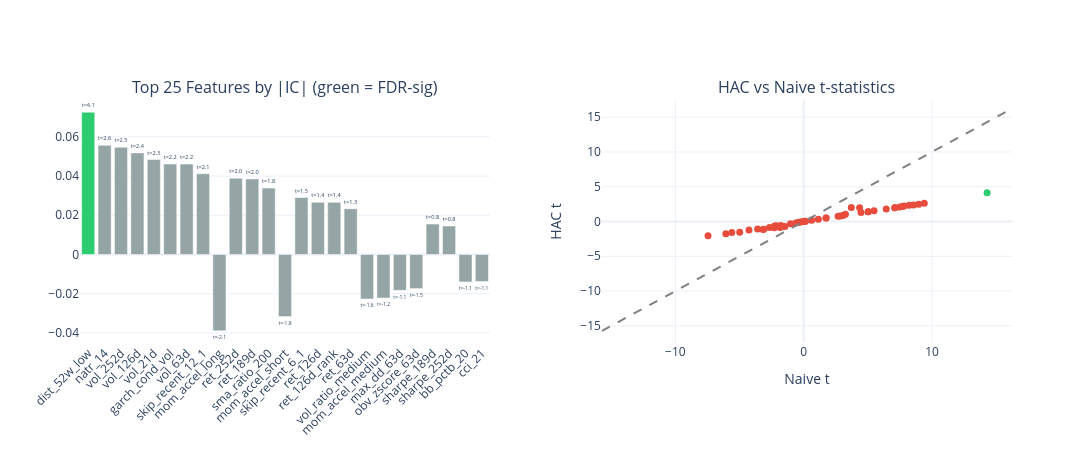

Write notebook code for a chart like this one.
### Code cell
top_n = min(25, len(eval_summary))
top = eval_summary.head(top_n)

fig = make_subplots(
    rows=1,
    cols=2,
    subplot_titles=[
        f"Top {top_n} Features by |IC| (green = FDR-sig)",
        "HAC vs Naive t-statistics",
    ],
    horizontal_spacing=0.12,
)

# Panel 1: IC bar chart
colors = ["#2ecc71" if s else "#95a5a6" for s in top["fdr_sig"].to_list()]
fig.add_trace(
    go.Bar(
        x=top["feature"].to_list(),
        y=top["ic_mean"].to_list(),
        marker_color=colors,
        text=[f"t={t:.1f}" for t in top["hac_t"].to_list()],
        textposition="outside",
        showlegend=False,
    ),
    row=1,
    col=1,
)

# Panel 2: HAC scatter
fig.add_trace(
    go.Scatter(
        x=eval_summary["naive_t"].to_list(),
        y=eval_summary["hac_t"].to_list(),
        mode="markers",
        marker=dict(
            color=["#2ecc71" if s else "#e74c3c" for s in eval_summary["fdr_sig"].to_list()],
            size=7,
        ),
        text=eval_summary["feature"].to_list(),
        showlegend=False,
    ),
    row=1,
    col=2,
)
max_t = (
    max(
        eval_summary["naive_t"].cast(pl.Float64, strict=False).abs().max() or 1.0,
        eval_summary["hac_t"].cast(pl.Float64, strict=False).abs().max() or 1.0,
    )
    * 1.1
)
fig.add_trace(
    go.Scatter(
        x=[-max_t, max_t],
        y=[-max_t, max_t],
        mode="lines",
        line=dict(dash="dash", color="gray"),
        showlegend=False,
    ),
    row=1,
    col=2,
)

fig.update_layout(template="plotly_white", height=450, width=1100)
fig.update_xaxes(tickangle=-45, row=1, col=1)
fig.update_xaxes(title_text="Naive t", row=1, col=2)
fig.update_yaxes(title_text="HAC t", row=1, col=2)
fig.show()

### Figure 1 — Plotly figure (JSON) as saved in the notebook; plotly's stock layout.template omitted (floating-point values rounded to 4 significant figures)
{"data": [{"marker": {"color": ["#2ecc71", "#95a5a6", "#95a5a6", "#95a5a6", "#95a5a6", "#95a5a6", "#95a5a6", "#95a5a6", "#95a5a6", "#95a5a6", "#95a5a6", "#95a5a6", "#95a5a6", "#95a5a6", "#95a5a6", "#95a5a6", "#95a5a6", "#95a5a6", "#95a5a6", "#95a5a6", "#95a5a6", "#95a5a6", "#95a5a6", "#95a5a6", "#95a5a6"]}, "showlegend": false, "text": ["t=4.1", "t=2.6", "t=2.5", "t=2.4", "t=2.3", "t=2.2", "t=2.2", "t=2.1", "t=-2.1", "t=2.0", "t=2.0", "t=1.8", "t=-1.8", "t=1.5", "t=1.4", "t=1.4", "t=1.3", "t=-1.6", "t=-1.2", "t=-1.1", "t=-1.5", "t=0.8", "t=0.8", "t=-1.1", "t=-1.1"], "textposition": "outside", "type": "bar", "x": ["dist_52w_low", "natr_14", "vol_252d", "vol_126d", "vol_21d", "garch_cond_vol", "vol_63d", "skip_recent_12_1", "mom_accel_long", "ret_252d", "ret_189d", "sma_ratio_200", "mom_accel_short", "skip_recent_6_1", "ret_126d", "ret_126d_rank", "ret_63d", "vol_ratio_medium", "mom_accel_medium", "max_dd_63d", "obv_zscore_63d", "sharpe_189d", "sharpe_252d", "bb_pctb_20", "cci_21"], "xaxis": "x", "y": [0.07262, 0.05568, 0.05473, 0.05184, 0.04846, 0.04619, 0.04611, 0.04122, -0.03898, 0.03894, 0.03854, 0.03388, -0.03169, 0.02906, 0.02663, 0.02663, 0.02332, -0.02272, -0.02224, -0.01831, -0.01742, 0.01553, 0.01451, -0.01403, -0.01383], "yaxis": "y"}, {"marker": {"color": ["#2ecc71", "#e74c3c", "#e74c3c", "#e74c3c", "#e74c3c", "#e74c3c", "#e74c3c", "#e74c3c", "#e74c3c", "#e74c3c", "#e74c3c", "#e74c3c", "#e74c3c", "#e74c3c", "#e74c3c", "#e74c3c", "#e74c3c", "#e74c3c", "#e74c3c", "#e74c3c", "#e74c3c", "#e74c3c", "#e74c3c", "#e74c3c", "#e74c3c", "#e74c3c", "#e74c3c", "#e74c3c", "#e74c3c", "#e74c3c", "#e74c3c", "#e74c3c", "#e74c3c", "#e74c3c", "#e74c3c", "#e74c3c", "#e74c3c", "#e74c3c", "#e74c3c", "#e74c3c", "#e74c3c", "#e74c3c", "#e74c3c", "#e74c3c", "#e74c3c", "#e74c3c", "#e74c3c", "#e74c3c", "#e74c3c", "#e74c3c", "#e74c3c"], "size": 7}, "mode": "markers", "showlegend": false, "text": ["dist_52w_low", "natr_14", "vol_252d", "vol_126d", "vol_21d", "garch_cond_vol", "vol_63d", "skip_recent_12_1", "mom_accel_long", "ret_252d", "ret_189d", "sma_ratio_200", "mom_accel_short", "skip_recent_6_1", "ret_126d", "ret_126d_rank", "ret_63d", "vol_ratio_medium", "mom_accel_medium", "max_dd_63d", "obv_zscore_63d", "sharpe_189d", "sharpe_252d", "bb_pctb_20", "cci_21", "sharpe_63d", "vol_ratio_short", "sharpe_21d", "max_dd_126d", "vol_ratio_63d", "cci_14", "vol_ratio_21d", "sharpe_126d", "sharpe_126d_rank", "rsi_7", "rsi_14", "adx_14", "sharpe_5d", "sharpe_10d", "stoch_k", "ret_5d", "ret_21d", "hurst_100", "ret_10d", "ret_42d", "sharpe_42d", "macd_line", "dist_52w_high", "sma_ratio_50", "chop_14", "ema_ratio_26"], "type": "scatter", "x": [14.29, 9.399, 8.966, 8.563, 8.223, 7.824, 7.69, 7.486, -7.453, 7.1, 7.097, 6.435, -6.067, 5.484, 5.027, 5.027, 4.469, -5.602, -4.266, -3.591, -4.988, 3.07, 2.864, -3.162, -3.121, 2.682, 3.251, -2.672, -2.139, 4.358, -2.288, 3.71, 1.744, 1.744, -1.903, -1.851, -2.272, -1.846, -1.757, -1.704, -1.462, -1.033, 1.143, -0.6174, 0.62, -0.4382, -0.3421, -0.1637, 0.1068, 0.135, 0.03528], "xaxis": "x2", "y": [4.117, 2.638, 2.47, 2.375, 2.327, 2.213, 2.15, 2.08, -2.058, 1.967, 1.969, 1.814, -1.771, 1.539, 1.415, 1.415, 1.284, -1.583, -1.219, -1.073, -1.545, 0.8485, 0.7737, -1.142, -1.111, 0.758, 1.047, -0.8497, -0.62, 1.991, -0.9104, 1.997, 0.4908, 0.4908, -0.6966, -0.5955, -0.6497, -0.8719, -0.6441, -0.6524, -0.7174, -0.3347, 0.3347, -0.2322, 0.1861, -0.1272, -0.1023, -0.04643, 0.03252, 0.05361, 0.01171], "yaxis": "y2"}, {"line": {"color": "gray", "dash": "dash"}, "mode": "lines", "showlegend": false, "type": "scatter", "x": [-15.72, 15.72], "xaxis": "x2", "y": [-15.72, 15.72], "yaxis": "y2"}], "layout": {"annotations": [{"font": {"size": 16}, "showarrow": false, "text": "Top 25 Features by |IC| (green = FDR-sig)", "x": 0.22, "xanchor": "center", "xref": "paper", "y": 1.0, "yanchor": "bottom", "yref": "paper"}, {"font": {"size": 16}, "showarrow": false, "text": "HAC vs Naive t-statistics", "x": 0.78, "xanchor": "center", "xref": "paper", "y": 1.0, "yanchor": "bottom", "yref": "paper"}], "height": 450, "width": 1100, "xaxis": {"anchor": "y", "domain": [0.0, 0.44], "tickangle": -45}, "xaxis2": {"anchor": "y2", "domain": [0.56, 1.0], "title": {"text": "Naive t"}}, "yaxis": {"anchor": "x", "domain": [0.0, 1.0]}, "yaxis2": {"anchor": "x2", "domain": [0.0, 1.0], "title": {"text": "HAC t"}}}}
